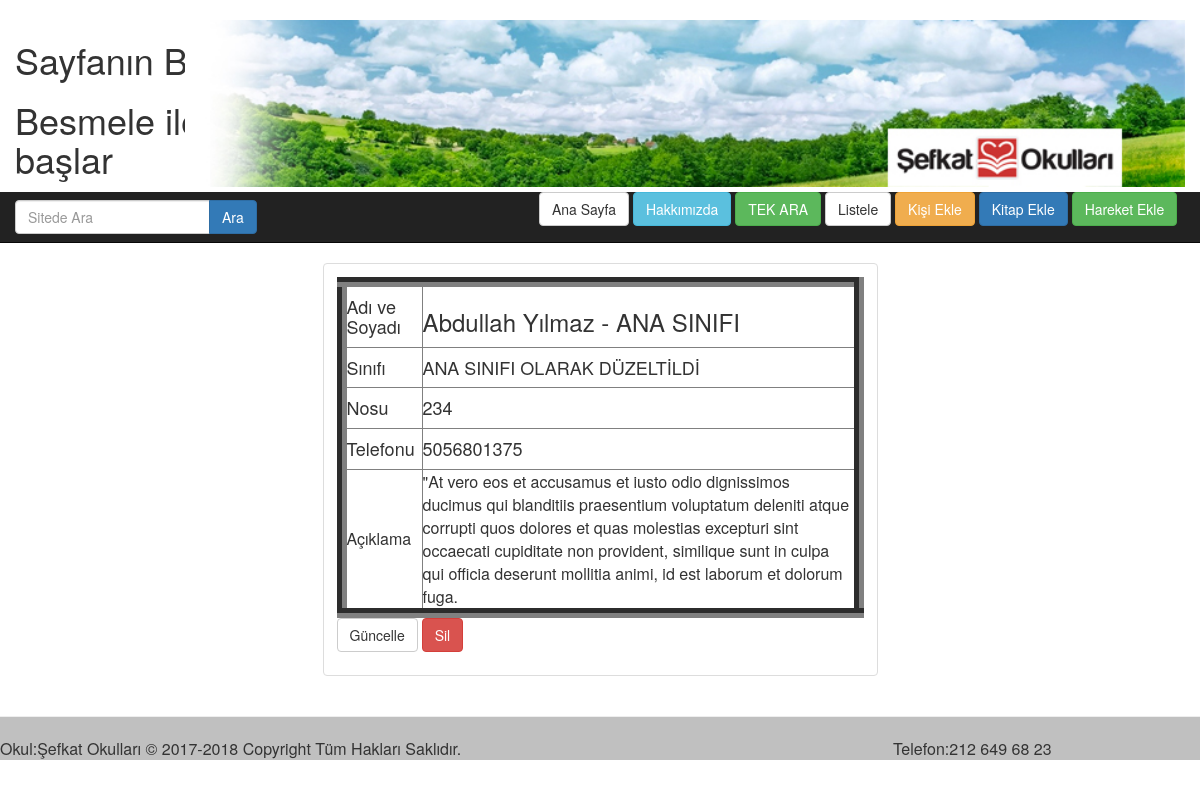
The app's page /abdullah-yilmaz-ana-sinifi/kisi_incelefull/ with its own data.
### post/models.py (models this page shows, shortened)
class Kisiler(models.Model):
    adsoyad = models.CharField(max_length=60, verbose_name='Adı ve Soyadı')
    sinifi = models.CharField(max_length=60, verbose_name='Sınıfı')
    nosu = models.CharField(max_length=60, verbose_name='Nosu')
    telefonu = models.CharField(max_length=60, verbose_name='Telefonu')
    email = models.EmailField(verbose_name='e-Mail')
    aciklama  = models.TextField(verbose_name='Açıklama')
    slug = models.SlugField(unique=True, editable=False, max_length=70)
    def get_update_url(self):
        return reverse('kisi_update', kwargs={'slug': self.slug})
    def get_delete_url(self):
        return reverse('kisi_delete', kwargs={'slug': self.slug})
    class Meta:                                       # Adminde Kisilers yerine Kişiler gözükür
        verbose_name_plural = 'Kişiler'

### post/views.py (the view)
# urls.py: url(r'^(?P<slug>[\w-]+)/kisi_incelefull/$', kisi_incelefull, name='kisi_incelefull'),
def kisi_incelefull(request, slug):
    kisi = get_object_or_404(Kisiler, slug=slug)
    return render(request, 'kisi_incelefull.html', locals())

### templates/kisi_incelefull.html (shortened to what this page needs)
{% extends 'header.html' %}
{% block orta %}
    <div class="container">
        <div class="row">
            <div class="col-md-6 col-md-offset-3">
                <div class="thumbnail">
                    <div class="caption">
                        <table border="10" cellspacing="2" cellpadding="2" >
                        <tr><td><h4>Adı ve Soyadı</h4></td><td><h3>{{ kisi.adsoyad}}</h3></td></tr>
                        <tr><td><h4>Sınıfı</h4></td><td><h4>{{ kisi.sinifi }}</h4></td></tr>
                        <tr><td><h4>Nosu</h4></td><td><h4>{{kisi.nosu}}</h4></td></tr>
                        <tr><td><h4>Telefonu</h4></td><td><h4>{{ kisi.telefonu }}</h4></td></tr>
                        <tr><td>Açıklama</td><td>{{ kisi.aciklama }}</td></tr>
                        </table>
                        <a href="{{ kisi.get_update_url }}" class="btn btn-default" role="button">Güncelle</a>
                        <a href="{{ kisi.get_delete_url }}" class="btn btn-danger" role="button">Sil</a>
                    </div>
                </div>
            </div>
        </div>
    </div>
{% endblock orta %}

### static/css/style.css (style rules this page uses)
table, th, td { border: 1px solid black; }

### records on screen
Kisiler: adsoyad "Abdullah Yılmaz - ANA SINIFI", sinifi "ANA SINIFI OLARAK DÜZELTİLDİ", nosu "234", telefonu "5056801375", aciklama "\"At vero eos et accusamus et iusto odio dignissimos ducimus qui blanditiis praesentium voluptatum deleniti atque corrupti quos dolores et quas molestias excepturi sint occaecati cupiditate non provident, similique sunt in culpa qui officia deserunt mollitia animi, id est laborum et dolorum fuga."
